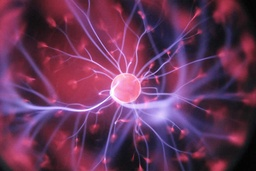
#> input picture blob.jpg, 256 x 171 px, shrunk from 900 x 600 before the run
$ python time_graph.py blob.jpg
#> lines starting #> are read from the running program, lines starting #| are printed output that depends on the picture
### efficient.py
from skimage import io
from sklearn.cluster import KMeans
import numpy as np
import matplotlib.pyplot as plt
# import time
import os

def init_image(filename):
#> called with filename = 'blob.jpg'
    img = io.imread(filename)
#> img is the input picture: shape (171, 256, 3); mean R, G, B 104.1, 53.7, 88.5
    directory = filename.split('.')[0]
    if not os.path.exists(directory):
        os.makedirs(directory)
    io.imsave(directory + '/original.png', img)
    return os.stat(filename).st_size / 1024 ## KBytes


def cluster(filename, num_clusters, method):
    ''' This function runs the KMeans clustering algorithm '''
#> called with filename = 'blob.jpg', num_clusters = 1, method = 'random'

    # Load Image
    img = io.imread(filename)
    img_size = img.shape
#> img_size = (171, 256, 3)

    # Reshape it to be 2-dimension
    X = img.reshape(img_size[0] * img_size[1], img_size[2])

    # Run the Kmeans algorithm
    km = KMeans(n_clusters=num_clusters, n_init=3, init=method, max_iter=300)
    km.fit(X)

    # Use the centroids to compress the image
    X_compressed = km.cluster_centers_[km.labels_]
    X_compressed = np.clip(X_compressed.astype('uint8'), 0, 255)

    # Reshape X_recovered to have the same dimension as the original image 128 * 128 * 3
    X_compressed = X_compressed.reshape(img_size[0], img_size[1], img_size[2])


    directory = filename.split('.')[0]
    save_path = directory + '/{}-{}-compressed.png'.format(method, num_clusters)
    io.imsave(save_path, X_compressed)
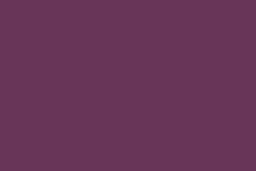
#> saved as random-1-compressed.png: shape (171, 256, 3); mean R, G, B 104, 53, 88
    return os.stat(save_path).st_size / 1024 ## KBytes

### time_graph.py
from efficient import cluster, init_image
import matplotlib.pyplot  as plt
import sys
import time

## data variables
cluster_sizes = [1, 2, 4, 8, 16, 32, 64]
time_kmeans = []
time_kmeans_plus = []
image_sizes = []

## Initalise Image Folder
filename = sys.argv[1]
directory = filename.split('.')[0]
original_size = int(init_image(filename))

## Get Time for KMeans
for num_clusters in cluster_sizes:
	# Random
	start_time = time.time()
	cluster(filename, num_clusters, method = 'random')
	end_time = time.time()
	total_time = end_time - start_time
	time_kmeans.append(total_time)
	print('Kmeans', num_clusters, total_time)

	# KMeans++
	start_time = time.time()
	size = cluster(filename, num_clusters, method = 'k-means++')
	end_time = time.time()
	total_time = end_time - start_time
	time_kmeans_plus.append(total_time)
	print('Kmeans++', num_clusters, total_time)

	image_sizes.append(size)
	print('Size', num_clusters, size)


## Plot Time Taken
plt.figure(0)
plt.plot(cluster_sizes, time_kmeans, color = 'r' , label = 'K-means')
plt.plot(cluster_sizes, time_kmeans_plus,color='#037ffc', label = 'K-means++')
plt.xlabel('Number of Clusters (K)')
plt.ylabel('Time Taken')
plt.title('Time taken by K-means vs K-means++')
plt.legend()
plt.savefig(directory + '/time_analysis.png')
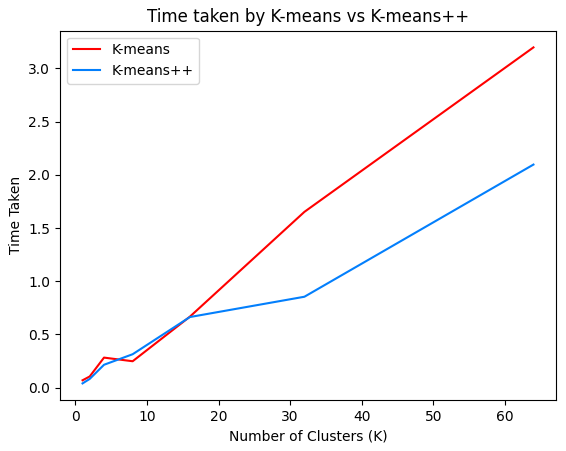
#> figure drawn by matplotlib, 1 panel


plt.figure(1)
plt.plot(cluster_sizes, image_sizes, color = 'r' , label = 'K-means')
plt.xlabel('Number of Clusters (K)')
plt.ylabel('Compressed Image Size - Original {} KB'.format(original_size))
plt.title('Size Comparison vs Number of KMeans clusters')
plt.legend()
plt.savefig(directory + '/size_analysis.png')
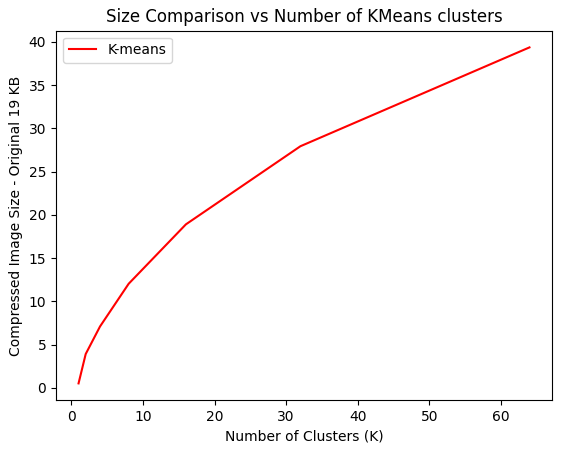
#> figure drawn by matplotlib, 1 panel
